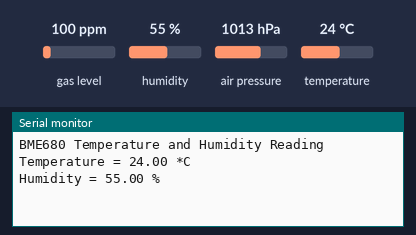
Recording of a sketch running on a simulated ESP32. On the bench: the last lines printed to the serial monitor. The test bench sets the inputs (shaded band); at power-on: humidity 55 %, temperature 24 °C, gas level 100 ppm, air pressure 1013 hPa.

Above: at 2.2 s.
2.3 s: humidity set to 22 %
At 4.7 s:
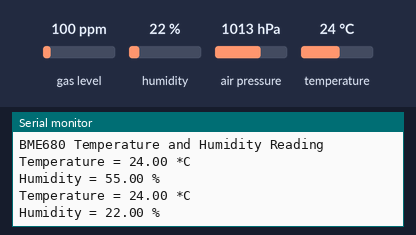
5.2 s: temperature set to 12 °C
At 5.9 s:
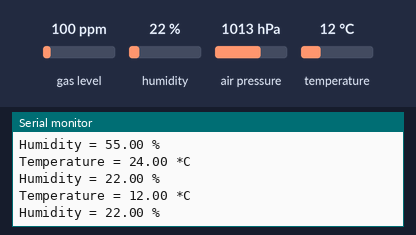
8.1 s: humidity set to 40 %
At 10.6 s:
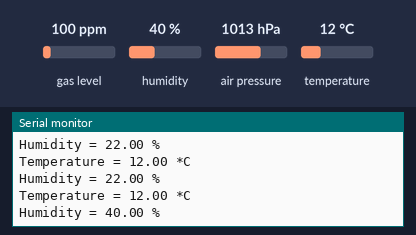
Timing chart, 0 to 12.1 s (numbered marks = the images above; inputs shaded):
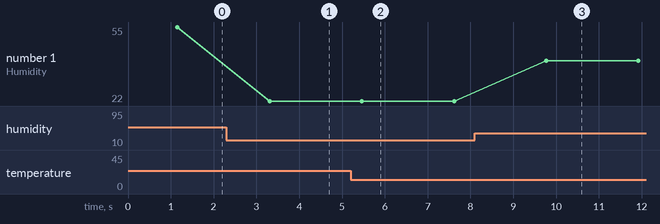

Measured:
- after the input at 2.3 s, the serial monitor: prints a new line after 1.0 s (image 1)
- after the input at 5.2 s, the serial monitor: prints a new line after 0.26 s (image 2)
- after the input at 8.1 s, the serial monitor: prints a new line after 1.7 s (image 3)
- plotted number 1: 55 → 22 after the input at 2.3 s, 22 → 40 after the input at 8.1 s

The sketch:

sketch_jun04b.ino
```cpp
#include <Wire.h>
#include <Adafruit_Sensor.h>
#include "Adafruit_BME680.h"

//#include <DHT.h>
//#define DHT11_PIN D12

//DHT dht11(DHT11_PIN, DHT11);

// Create BME680 object with I2C
Adafruit_BME680 bme;

void setup() {
  Serial.begin(115200);
  delay(1000);
  Serial.println(F("BME680 Temperature and Humidity Reading"));

  // Use GPIO 21 for SDA, 22 for SCL
  Wire.begin(21, 22);

  // Begin using I2C address 0x77
  if (!bme.begin(0x77)) {
    Serial.println(F("Could not find a valid BME680 sensor at 0x77!"));
    while (1);
//  dht11.begin();
  }

  // Setup sensor settings
  bme.setTemperatureOversampling(BME680_OS_8X);
  bme.setHumidityOversampling(BME680_OS_2X);
  bme.setIIRFilterSize(BME680_FILTER_SIZE_3);
  bme.setGasHeater(0, 0); // Required even if not reading gas
}

void loop() {
  // Perform the reading
  if (!bme.performReading()) {
    Serial.println(F("Failed to perform reading :("));
    return;
  }

  Serial.print(F("Temperature = "));
  Serial.print(bme.temperature);
  Serial.println(F(" *C"));

  Serial.print(F("Humidity = "));
  Serial.print(bme.humidity);
  Serial.println(F(" %"));

  Serial.println();
  delay(2000);

//  float humi  = dht11.readHumidity();
//  // read temperature in Celsius
//  float tempC = dht11.readTemperature();
//  Serial.print("dht_Humidity: ");
//  Serial.print(humi);
//  Serial.print("%");
//
//  Serial.println();
//
//  Serial.print("dht_Temperature: ");
//  Serial.print(tempC);
//  Serial.print("°C ");
//
//  Serial.println();
//  delay(2000);
}
```
